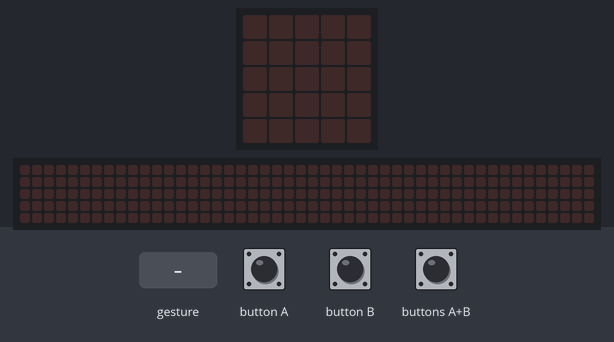
This program was run on a simulated BBC micro:bit (MakeCode). Parts: the board's 5×5 LED display, a strip that is not on the board, showing the scrolling text unrolled. Inputs (shaded band) come from the test bench. Random numbers come from a fixed seed; a tilt is held for 1.5 s and a shake lasts 1 s, then the board lies face up again; the 48×5 strip is a reading aid, not a part: it shows the text the display is scrolling, unrolled, one strip-width of it at a time.

Above: at 1.2 s.
1.3 s: gesture 'shake'
At 1.65 s:
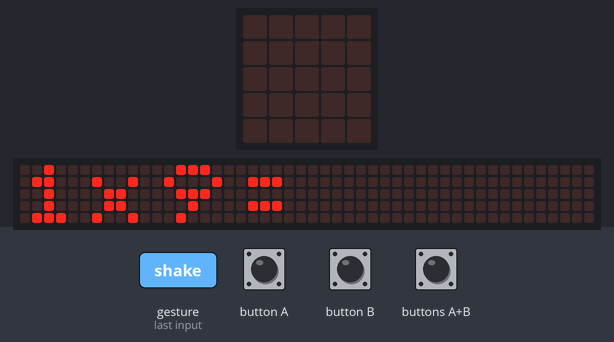
4.3 s: buttons A+B pressed for 0.15 s
At 7.1 s:
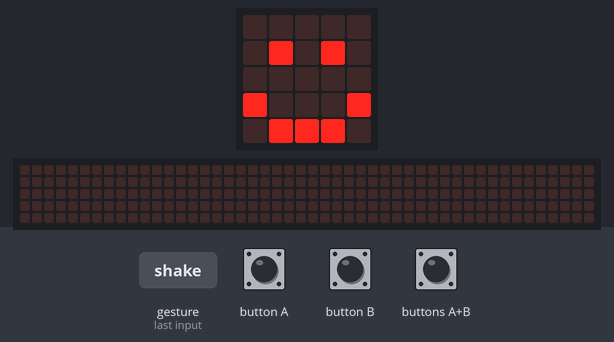
7.4 s: buttons A+B pressed for 1 s
At 9.0 s:
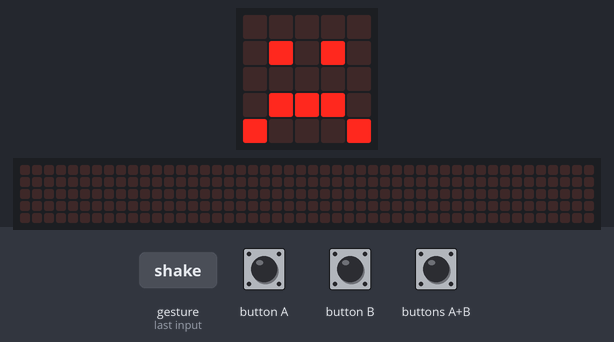
9.9 s: gesture 'shake'
At 14.37 s:
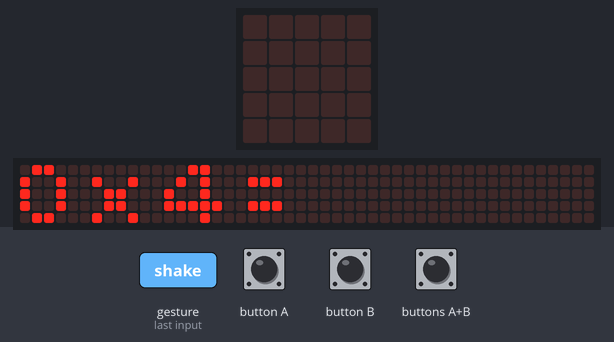
Timing chart, 0 to 15.9 s (numbered marks = the images above; inputs shaded):
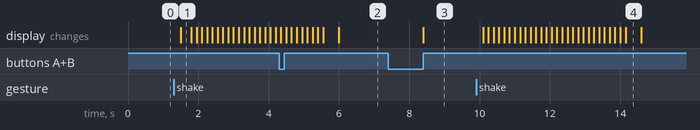

The program:

main.ts
```typescript
let enere = 0
let tiere = 0
let svar = 0
let produkt = 0
let faktor1 = 0
let faktor2 = 0
input.onButtonPressed(Button.A, function () {
    enere += 1
})
input.onGesture(Gesture.Shake, function () {
    enere = 0
    tiere = 0
    svar = 0
    produkt = 0
    faktor1 = randint(0, 5)
    faktor2 = randint(0, 10)
    basic.showString("" + faktor1 + "x" + faktor2 + "=")
    produkt = faktor1 * faktor2
})
input.onButtonPressed(Button.AB, function () {
    svar = tiere * (10 + enere)
    if (svar == produkt) {
        basic.showIcon(IconNames.Happy)
    } else {
        basic.showIcon(IconNames.Sad)
    }
})
input.onButtonPressed(Button.B, function () {
    tiere += 1
})
```

test.ts
```typescript
// testene settes inn her; disse vil ikke kompilert så lenge denne pakken blir brukt som en utvidelse.
```

Measured:
- after the input at 1.3 s, the display: changes after 0.20 s (image 1)
- after the input at 7.4 s, the display: changes after 1.0 s (image 3)
- after the input at 9.9 s, the display: first changes after 0.20 s (image 4 shows a later state)
- what the display in image 4 shows lasts 0.4 s, from 14.2 s to 14.6 s
